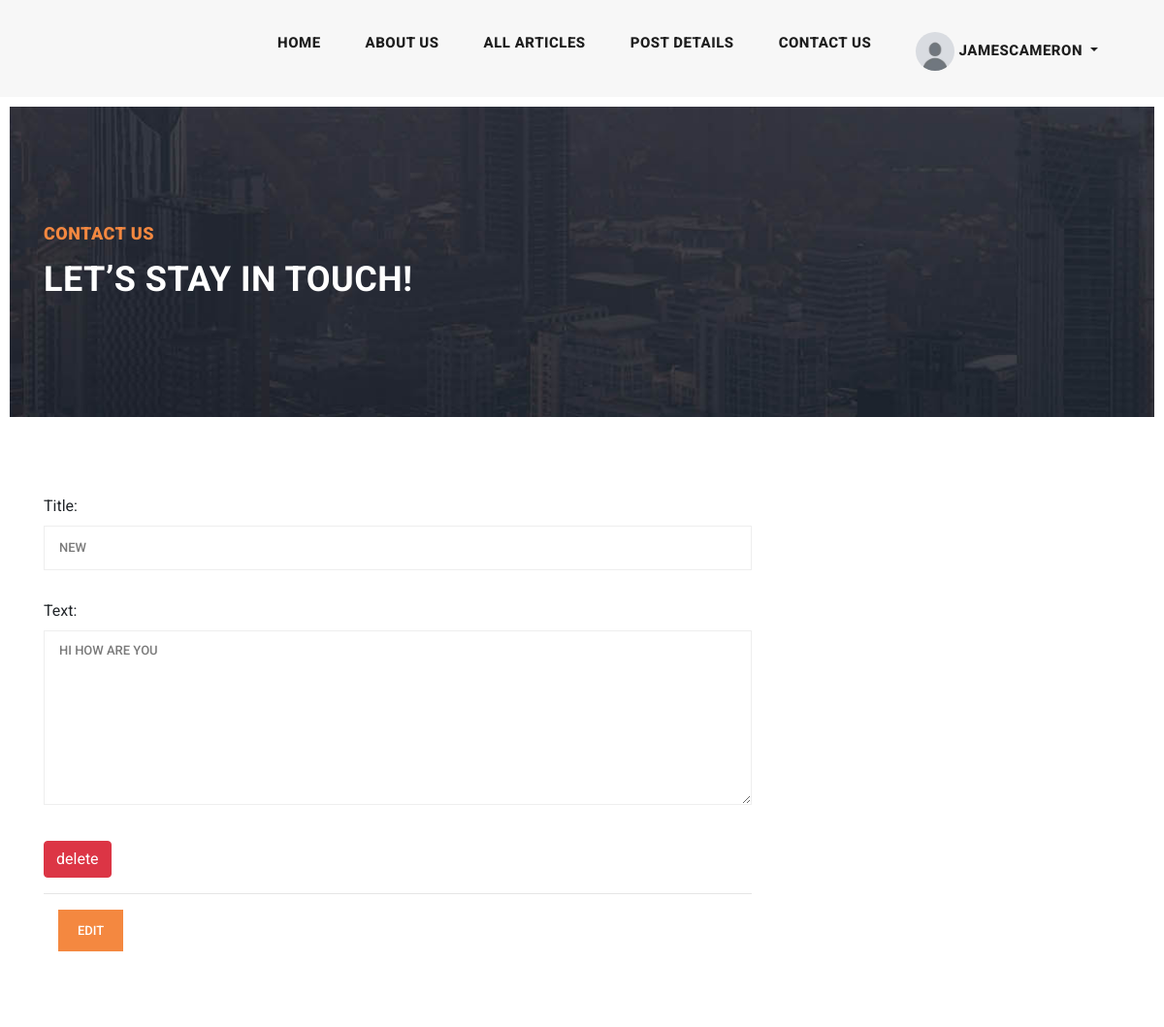
The page /articles/message/edit/1 (signed in, upper part) on the database as committed earlier.
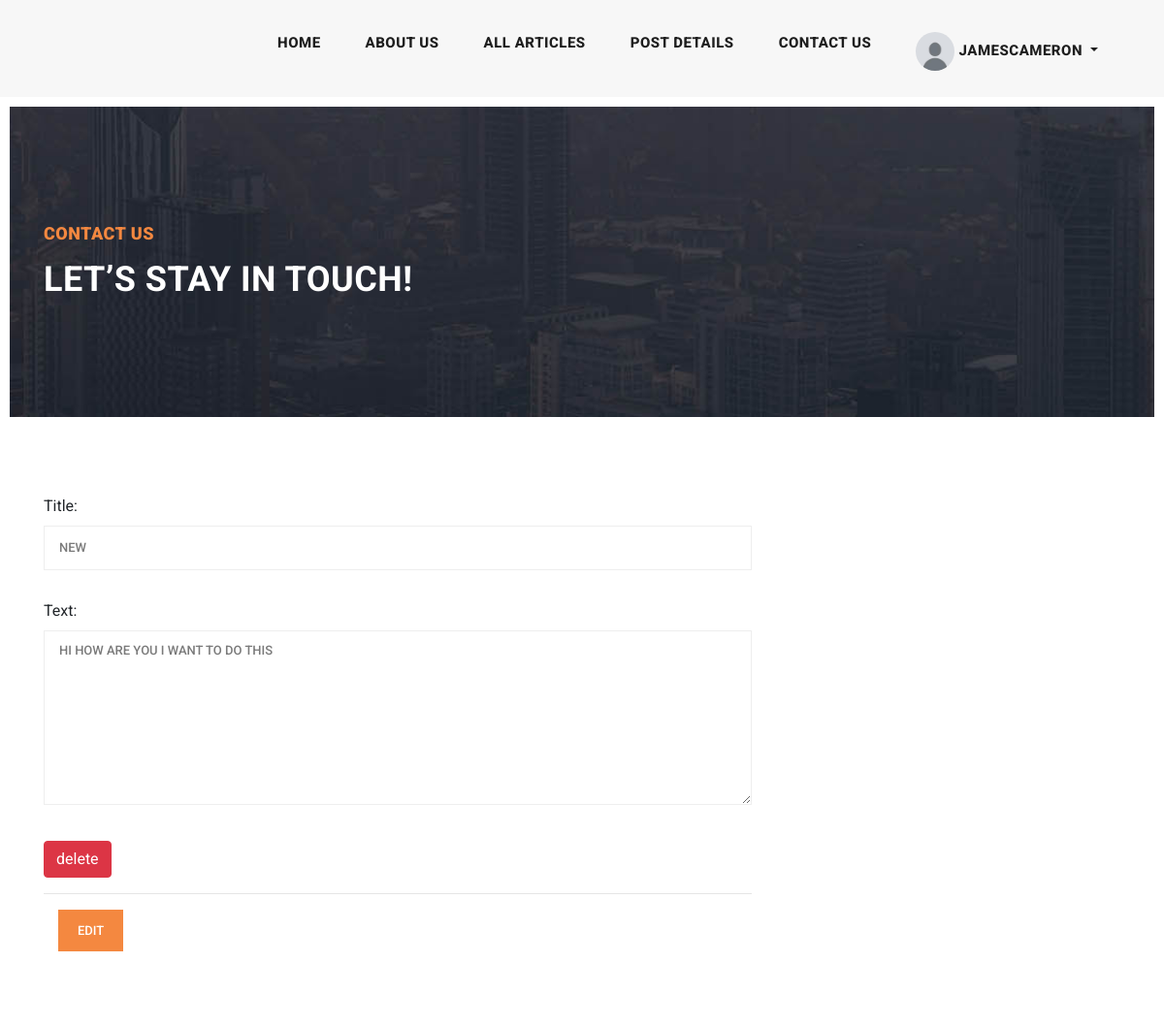
The same page on the database as committed later.
### blog/models.py (models this page shows, shortened)
class Message(models.Model):
    title = models.CharField(max_length=100)
    text = models.TextField()
    email = models.EmailField(max_length=70)
    created_at = models.DateTimeField(auto_now_add=True)

### blog/views.py (the view)
# urls.py: path('message/edit/<int:pk>', views.MessageUpdateView.as_view(), name='message_edit'),
class MessageUpdateView(UpdateView):
    model = Message
    fields = ('title', 'text')
    template_name = 'blog/message_update_form.html'
    success_url = reverse_lazy('blog:message_list')

### context_processors/context_processors.py (called while the page is built)
def recent_articles(request):
    from blog.models import Article, Category
    recent_articles = Article.objects.order_by('-created')
    categories = Category.objects.all()
    return  {'recent_articles': recent_articles,'categories': categories}

### blog/templates/blog/message_update_form.html (shortened to what this page needs)
{% extends 'base.html' %}
{% load static %}
{% block content %}
    <body>
    <div class="heading-page header-text">
        <section class="page-heading">
            <div class="container">
                <div class="row">
                    <div class="col-lg-12">
                        <div class="text-content">
                            <h4>contact us</h4>
                            <h2>let’s stay in touch!</h2>
                        </div>
                    </div>
                </div>
            </div>
        </section>
    </div>
    <section class="contact-us">
        <div class="container">
            <div class="row">
                <div class="col-lg-12">
                    <div class="down-contact">
                        <div class="row">
                            <div class="col-lg-8">
                                <div class="sidebar-item contact-form">
                                    <div class="content">
                                        <form id="contact" action="" method="post">
                                            <div class="row">
                                                <div class="col-lg-12">
                                                    {{ form }}
                                                    <a href="{% url 'blog:message_delete'  object.id %}" class="btn btn-danger">delete</a>
                                                    <hr>
                                                    <div class="col-lg-12">
                                                        <fieldset>
                                                            <button type="submit" id="form-submit" class="main-button">
                                                                Edit
                                                            </button>
                                                        </fieldset>
                                                    </div>
                                                </div>
                                        </form>
                                    </div>
                                </div>
                            </div>
                        </div>
                    </div>
                </div>
            </div>
        </div>
    </section>
    </body>
{% endblock %}

Rows that differ between the two databases and show on the page:
changed Message "new": text "hi how are you" → "hi how are you i want to do this"
